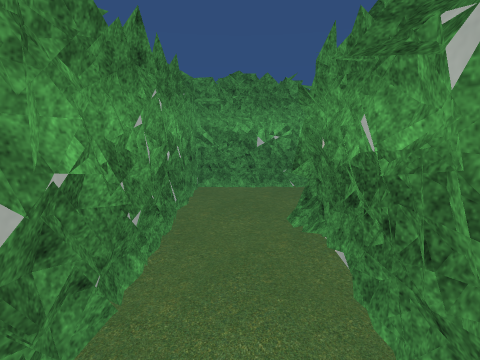
[1] (above)

12 first-person views from a walk through a 3-D level made in the Unity game engine. The camera is 1.3 m above the floor, tilts 12° down and sees 85° across. The floor is counted in squares, 0.5 m on a side. Each view is taken from the middle of a square. On the plan, view 1 faces up. The plan holds only what a view shows up to about 18 squares ahead; the rest is blank. The place goes on beyond the plan. Some surface patterns are stand-ins.

[2]
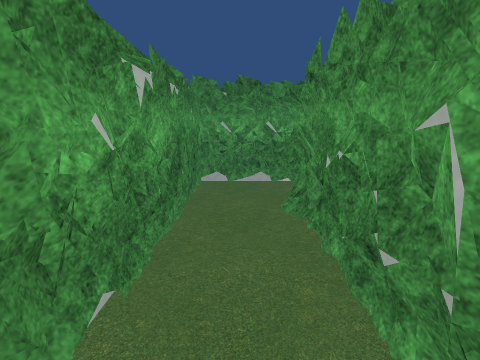

[3]
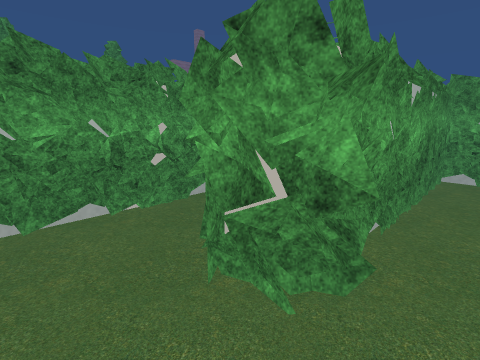

[4]
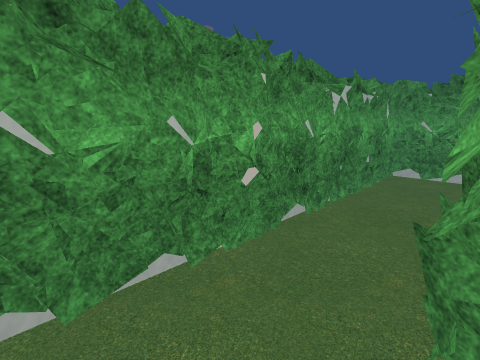

[5]
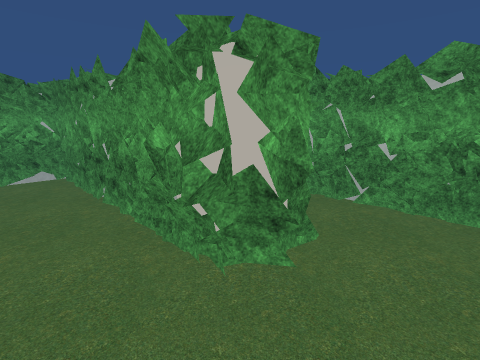

[6]
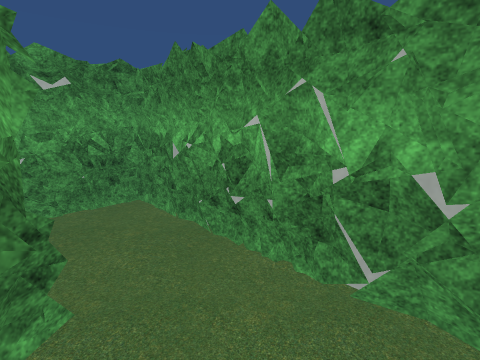

[7]
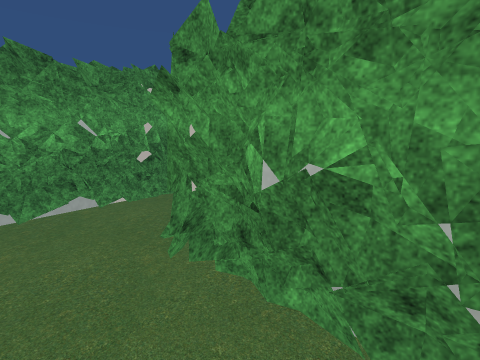

[8]
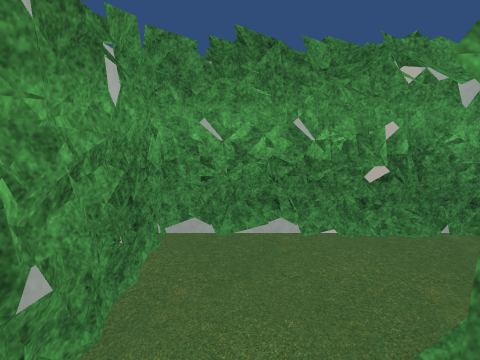

[9]
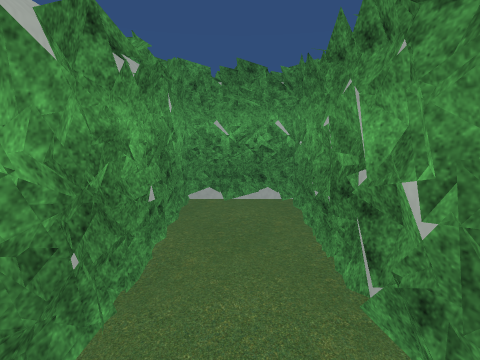

[10]
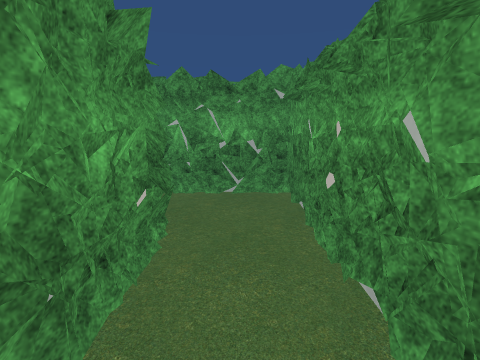

[11]
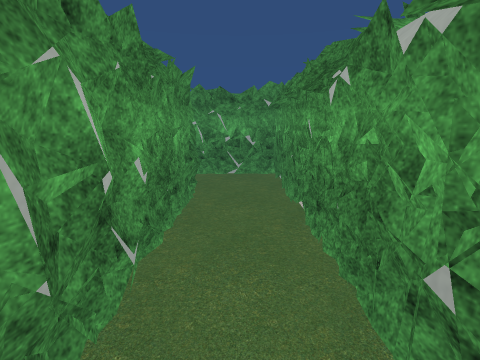

[12]
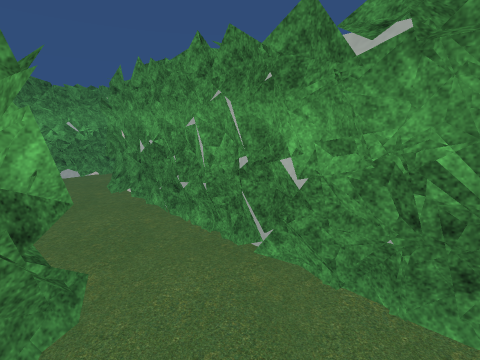

### Floor plan
Key: @ floor where view 1 was taken; # wall or solid block; . floor; ^ raised ledge; O other object.
Columns run from 4 left of view 1 to 9 right of it. Each row starts with its distance up from view 1.
 11   ###########
 10   #.........#
  9   #.........#
  8   #....O....#
  7   #...OOO...#O
  6   #..OOOOO..O
  5   #..O###O..O
  4   #...###...#
  3   #...###...#
  2   #...###...#
  1   OO..^ #...^
  0   OO@.###...#
 -1   O...###...#
 -2   ....###...#
 -3 ......###...#
 -4 ......###...#
 -5 OO###########
 -6 OO      O

Positions as (right, up) in squares from view 1, and headings:
1: (0, 0), facing up
2: (0, 7), facing down
3: (0, 10), facing down-right
4: (4, 10), facing down-right
5: (7, 10), facing down-left
6: (7, 7), facing up-left
7: (1, 4), facing down-left
8: (0, 1), facing down
9: (6, 4), facing down
10: (6, 1), facing up
11: (6, -3), facing up
12: (2, 10), facing down-left
